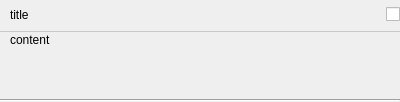
<?xml version="1.0" encoding="UTF-8"?>
<ui version="4.0">
 <class>MenuItemWidget</class>
 <widget class="QWidget" name="MenuItemWidget">
  <property name="geometry">
   <rect>
    <x>0</x>
    <y>0</y>
    <width>400</width>
    <height>102</height>
   </rect>
  </property>
  <property name="sizePolicy">
   <sizepolicy hsizetype="Preferred" vsizetype="Minimum">
    <horstretch>0</horstretch>
    <verstretch>0</verstretch>
   </sizepolicy>
  </property>
  <property name="windowTitle">
   <string>Form</string>
  </property>
  <layout class="QVBoxLayout" name="verticalLayout_2">
   <property name="spacing">
    <number>0</number>
   </property>
   <property name="leftMargin">
    <number>0</number>
   </property>
   <property name="topMargin">
    <number>0</number>
   </property>
   <property name="rightMargin">
    <number>0</number>
   </property>
   <property name="bottomMargin">
    <number>0</number>
   </property>
   <item>
    <layout class="QHBoxLayout" name="horizontalLayout">
     <item>
      <widget class="QLabel" name="title">
       <property name="text">
        <string>title</string>
       </property>
       <property name="scaledContents">
        <bool>false</bool>
       </property>
       <property name="indent">
        <number>10</number>
       </property>
      </widget>
     </item>
     <item>
      <spacer name="horizontalSpacer">
       <property name="orientation">
        <enum>Qt::Horizontal</enum>
       </property>
       <property name="sizeHint" stdset="0">
        <size>
         <width>40</width>
         <height>30</height>
        </size>
       </property>
      </spacer>
     </item>
     <item>
      <widget class="QCheckBox" name="checkBox">
       <property name="text">
        <string/>
       </property>
      </widget>
     </item>
    </layout>
   </item>
   <item>
    <widget class="Line" name="line">
     <property name="styleSheet">
      <string notr="true">color:rgb(200, 200, 200)</string>
     </property>
     <property name="frameShadow">
      <enum>QFrame::Plain</enum>
     </property>
     <property name="orientation">
      <enum>Qt::Horizontal</enum>
     </property>
    </widget>
   </item>
   <item>
    <layout class="QVBoxLayout" name="content_layout">
     <item>
      <widget class="QLabel" name="content">
       <property name="text">
        <string>content</string>
       </property>
       <property name="textFormat">
        <enum>Qt::RichText</enum>
       </property>
       <property name="indent">
        <number>10</number>
       </property>
      </widget>
     </item>
     <item>
      <spacer name="verticalSpacer">
       <property name="orientation">
        <enum>Qt::Vertical</enum>
       </property>
       <property name="sizeHint" stdset="0">
        <size>
         <width>20</width>
         <height>40</height>
        </size>
       </property>
      </spacer>
     </item>
     <item>
      <widget class="Line" name="line_2">
       <property name="styleSheet">
        <string notr="true">color:rgb(200,200,200)</string>
       </property>
       <property name="orientation">
        <enum>Qt::Horizontal</enum>
       </property>
      </widget>
     </item>
    </layout>
   </item>
  </layout>
 </widget>
 <resources/>
 <connections/>
</ui>
